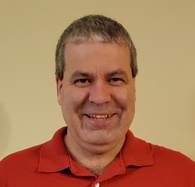
#> input picture 13_alternatives/author.jpg, 195 x 187 px, shrunk from 400 x 383 before the run
$ python invert.py
#> lines starting #> are read from the running program, lines starting #| are printed output that depends on the picture
# invert.py

import numpy as np
from PIL import Image


def invert(input_image_path, output_path):
#> called with input_image_path = 'author.jpg', output_path = 'inverted.jpg'
    image = np.array(Image.open(input_image_path))
#> image is the input picture: shape (187, 195, 3); mean R, G, B 172.1, 123.4, 89.3

    inverted_image = 255 - image
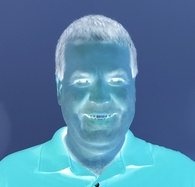
#> inverted_image: shape (187, 195, 3); mean R, G, B 82.9, 131.6, 165.7

    output = Image.fromarray(inverted_image)
    output.save(output_path)

if __name__ == "__main__":
    invert("author.jpg", "inverted.jpg")

$ run again, with 13_alternatives/ducklings.jpg copied over 13_alternatives/author.jpg
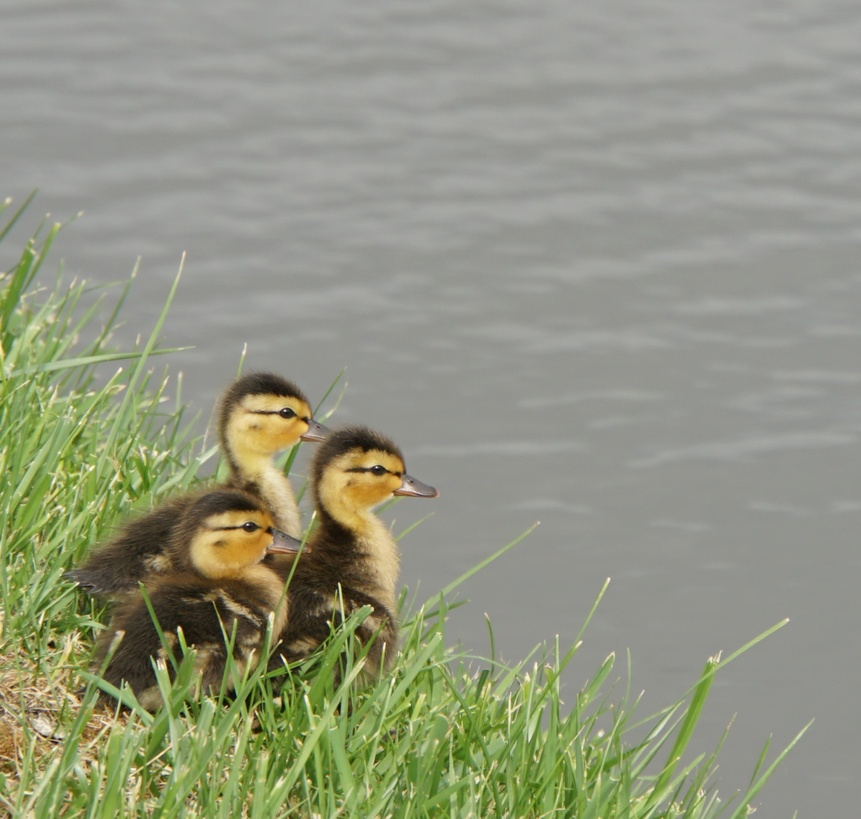
#> input picture 13_alternatives/ducklings.jpg, 861 x 819 px, shrunk from 1783 x 1697 before the run
#> in invert, image is the input picture: shape (819, 861, 3); mean R, G, B 146.2, 149.4, 128.3
#> in invert, `inverted_image = 255 - image`:
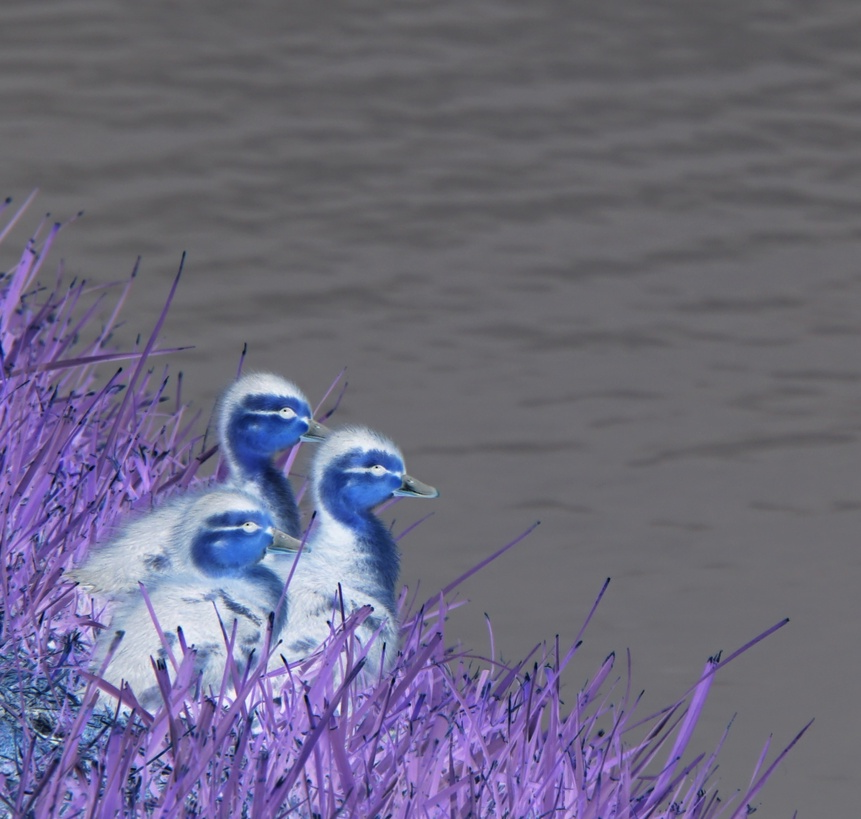
#> inverted_image: shape (819, 861, 3); mean R, G, B 108.8, 105.6, 126.7
